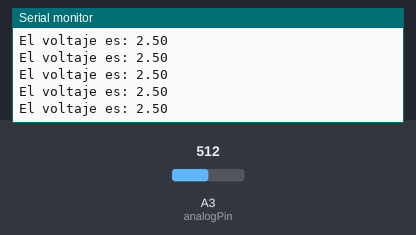
The sketch below on a simulated Arduino Uno, built with avr-gcc and run on an emulated ATmega328P. Shown: the last lines printed to the serial monitor. The test bench sets the inputs (shaded band); at power-on: A3 (analogPin) = 512.

Above: at 1.2 s.
1.3 s: A3 (analogPin) set to 716
At 1.9 s:
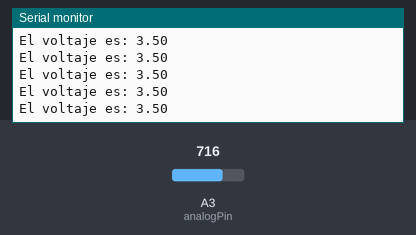
2.8 s: A3 (analogPin) set to 900
At 3.9 s:
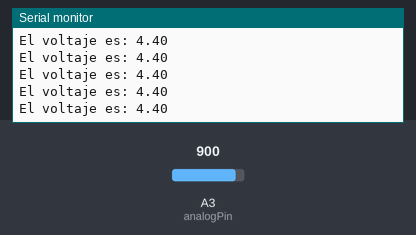
Timing chart, 0 to 5.8 s (numbered marks = the images above; inputs shaded):
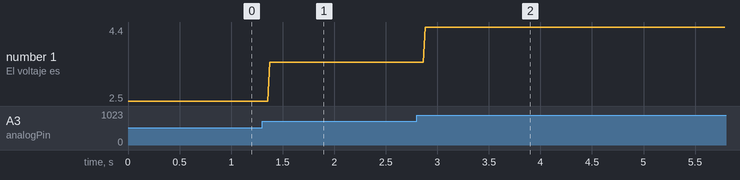

Measured:
- after the input at 1.3 s, the serial monitor: prints a new line after 0.08 s (image 1)
- after the input at 2.8 s, the serial monitor: prints a new line after 0.08 s (image 2)
- plotted number 1: 2.5 → 3.5 after the input at 1.3 s, 3.5 → 4.4 after the input at 2.8 s

The sketch:

ej5_Voltimetro.ino
```cpp
/*
 ------------ LUCAS CRESPO - TPMMEE EJERCICIO 2 ARDUINO ------------
 Este programa regula el encendido de LEDs según los datos recibidos
 por una entrada analógica del ArduinoUNO.
 -------------------------------------------------------------------

 Para modificar los valores de entrada analógica, haremos circular 5V
 a través de un potenciómetro.
 Variar el potenciómetro resultará en distintos valores de entrada.

 Los LEDs se controlan empleando salidas de datos digitales.
 Siempre hay al menos un LED encendido. Se establecén varios límites,
 de manera que superarlos significa enciender un LED más sin apagar
 los anteriores, hasta 4. Si el valor vuelve a caer por debajo de un
 límite, se apaga el o los LEDs correspondientes

*/


// -- DECLARIACIÓN DE PINES DEL ARDUINO
int analogPin = 3;       // Pin de lectura analógica. Devuelve valores de 0-1023. El pin central del potenciometro se conecta aquí; los otros dos a GND y Vcc.

// -- INICIALIZACIÓN DE VARIABLES
int AnalogREAD = 0;      // Variable de lectura de entrada analógica.
float VOLTAJE = 0;
double DIVISIONES = 0;
double ANALOG_MAX = 1023;
double VOLTAJE_MAX = 5;

// -- DECLARACIÓN DE CONDICIONES INICIALES
void setup() {

  Serial.begin(9600);                           // Iniciar comunicación entre arduino y ordenador a 9600 bits por segundo.
  DIVISIONES = VOLTAJE_MAX  / ANALOG_MAX;       // Precisión de medidas de tensión;
}

// -- LOOP INFINITO; PROGRAMA PRINCIPAL
void loop() {

  // -- LECTURA DE ENTRADA ANALÓGICA
  AnalogREAD = analogRead(analogPin);       // Guardar la lectura en una varible que cambia en cada vuelta de bucle
  VOLTAJE = AnalogREAD * DIVISIONES;
  Serial.print("El voltaje es: ");
  Serial.println(VOLTAJE);


}
```
